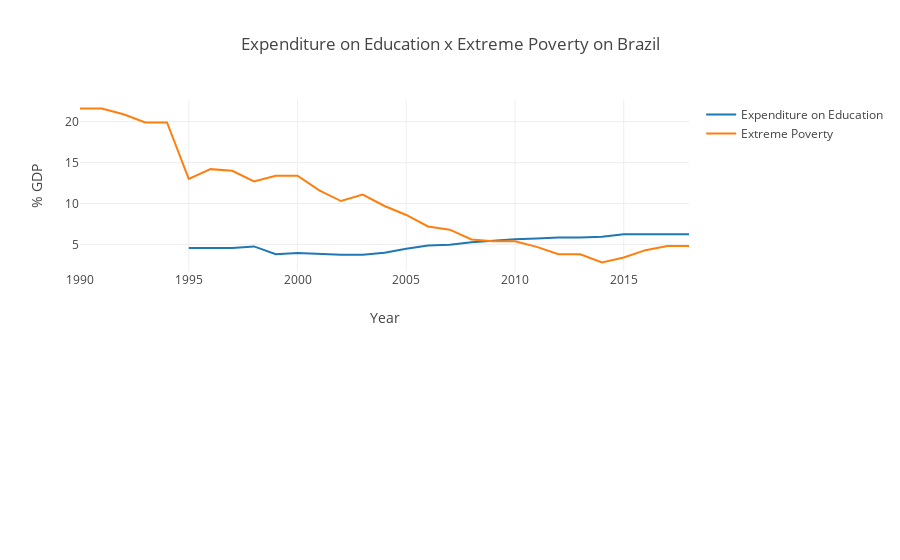

Write notebook code for a chart like this one.
### Code cell
py(fig_brazil)

### Figure 1 — Plotly figure (JSON) as saved in the notebook; plotly's stock layout.template omitted (floating-point values rounded to 4 significant figures)
{"data": [{"name": "Expenditure on Education", "type": "scatter", "uid": "ae6589d0-3f5f-40f5-814a-7cebaa1d7518", "x": ["1990", "1991", "1992", "1993", "1994", "1995", "1996", "1997", "1998", "1999", "2000", "2001", "2002", "2003", "2004", "2005", "2006", "2007", "2008", "2009", "2010", "2011", "2012", "2013", "2014", "2015", "2016", "2017", "2018"], "xaxis": "x", "y": [null, null, null, null, null, 4.568, 4.568, 4.568, 4.757, 3.801, 3.949, 3.845, 3.75, 3.75, 3.974, 4.479, 4.871, 4.974, 5.269, 5.464, 5.649, 5.737, 5.855, 5.839, 5.948, 6.241, 6.241, 6.241, 6.241], "yaxis": "y"}, {"name": "Extreme Poverty", "type": "scatter", "uid": "0dd8ff5b-85bc-4dcb-8213-d5d32dddc90f", "x": ["1990", "1991", "1992", "1993", "1994", "1995", "1996", "1997", "1998", "1999", "2000", "2001", "2002", "2003", "2004", "2005", "2006", "2007", "2008", "2009", "2010", "2011", "2012", "2013", "2014", "2015", "2016", "2017", "2018"], "xaxis": "x", "y": [21.6, 21.6, 20.9, 19.9, 19.9, 13, 14.2, 14, 12.7, 13.4, 13.4, 11.6, 10.3, 11.1, 9.7, 8.6, 7.2, 6.8, 5.6, 5.4, 5.4, 4.7, 3.8, 3.8, 2.8, 3.4, 4.3, 4.8, 4.8], "yaxis": "y"}], "layout": {"title": {"text": "Expenditure on Education x Extreme Poverty on Brazil"}, "xaxis": {"anchor": "y", "title": {"text": "Year"}}, "yaxis": {"anchor": "x", "domain": [0.55, 1], "title": {"text": "% GDP"}}, "yaxis2": {"overlaying": "y", "side": "right", "title": {"text": "% Population"}}}}
